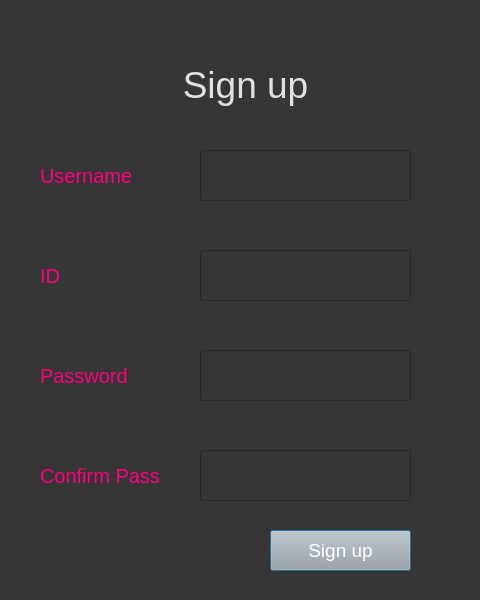
<?xml version="1.0" encoding="UTF-8"?>
<ui version="4.0">
 <class>Dialog</class>
 <widget class="QDialog" name="Dialog">
  <property name="geometry">
   <rect>
    <x>0</x>
    <y>0</y>
    <width>480</width>
    <height>600</height>
   </rect>
  </property>
  <property name="windowTitle">
   <string>Dialog</string>
  </property>
  <property name="styleSheet">
   <string notr="true">background-color: rgb(54, 54, 54);</string>
  </property>
  <widget class="QLabel" name="label">
   <property name="geometry">
    <rect>
     <x>160</x>
     <y>50</y>
     <width>171</width>
     <height>71</height>
    </rect>
   </property>
   <property name="styleSheet">
    <string notr="true"> color:rgb(225, 225, 225); font-size:28pt;
font: 28pt &quot;Georgia&quot;;</string>
   </property>
   <property name="text">
    <string>&lt;html&gt;&lt;head/&gt;&lt;body&gt;&lt;p align=&quot;center&quot;&gt;Sign up&lt;/p&gt;&lt;/body&gt;&lt;/html&gt;</string>
   </property>
  </widget>
  <widget class="QLabel" name="label_2">
   <property name="geometry">
    <rect>
     <x>40</x>
     <y>160</y>
     <width>111</width>
     <height>31</height>
    </rect>
   </property>
   <property name="styleSheet">
    <string notr="true">font-size:15pt; color:rgb(255, 0, 127)</string>
   </property>
   <property name="text">
    <string>Username</string>
   </property>
  </widget>
  <widget class="QLineEdit" name="email">
   <property name="geometry">
    <rect>
     <x>200</x>
     <y>150</y>
     <width>211</width>
     <height>51</height>
    </rect>
   </property>
   <property name="styleSheet">
    <string notr="true">font-size:14pt; color:rgb(243, 243, 243)</string>
   </property>
  </widget>
  <widget class="QLineEdit" name="password">
   <property name="geometry">
    <rect>
     <x>200</x>
     <y>350</y>
     <width>211</width>
     <height>51</height>
    </rect>
   </property>
   <property name="styleSheet">
    <string notr="true">font-size:14pt; color:rgb(243, 243, 243)</string>
   </property>
   <property name="text">
    <string/>
   </property>
  </widget>
  <widget class="QLabel" name="label_3">
   <property name="geometry">
    <rect>
     <x>40</x>
     <y>360</y>
     <width>111</width>
     <height>31</height>
    </rect>
   </property>
   <property name="styleSheet">
    <string notr="true">font-size:15pt; color:rgb(255, 0, 127)</string>
   </property>
   <property name="text">
    <string>Password</string>
   </property>
  </widget>
  <widget class="QPushButton" name="signupbutton">
   <property name="geometry">
    <rect>
     <x>270</x>
     <y>530</y>
     <width>141</width>
     <height>41</height>
    </rect>
   </property>
   <property name="styleSheet">
    <string notr="true">background-color: rgb(167, 168, 167); font-size:14pt; color:rgb(255, 255, 255)</string>
   </property>
   <property name="text">
    <string>Sign up</string>
   </property>
  </widget>
  <widget class="QLineEdit" name="confirmpass">
   <property name="geometry">
    <rect>
     <x>200</x>
     <y>450</y>
     <width>211</width>
     <height>51</height>
    </rect>
   </property>
   <property name="styleSheet">
    <string notr="true">font-size:14pt; color:rgb(243, 243, 243)</string>
   </property>
   <property name="text">
    <string/>
   </property>
  </widget>
  <widget class="QLabel" name="label_4">
   <property name="geometry">
    <rect>
     <x>40</x>
     <y>460</y>
     <width>151</width>
     <height>31</height>
    </rect>
   </property>
   <property name="styleSheet">
    <string notr="true">font-size:15pt; color:rgb(255, 0, 127)</string>
   </property>
   <property name="text">
    <string>Confirm Pass</string>
   </property>
  </widget>
  <widget class="QLineEdit" name="id">
   <property name="geometry">
    <rect>
     <x>200</x>
     <y>250</y>
     <width>211</width>
     <height>51</height>
    </rect>
   </property>
   <property name="styleSheet">
    <string notr="true">font-size:14pt; color:rgb(243, 243, 243)</string>
   </property>
   <property name="text">
    <string/>
   </property>
  </widget>
  <widget class="QLabel" name="label_5">
   <property name="geometry">
    <rect>
     <x>40</x>
     <y>260</y>
     <width>111</width>
     <height>31</height>
    </rect>
   </property>
   <property name="styleSheet">
    <string notr="true">font-size:15pt; color:rgb(255, 0, 127)</string>
   </property>
   <property name="text">
    <string>ID</string>
   </property>
  </widget>
 </widget>
 <resources/>
 <connections/>
</ui>
